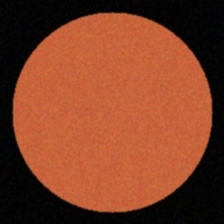
#> input picture dataset/0/sample_0_0.jpg, 224 x 224 px
$ python -i preprocess.py   (imports and definitions only)
#> lines starting #> are read from the running program, lines starting #| are printed output that depends on the picture
#> further down, picture is the input picture: shape (224, 224, 3); mean B, G, R 38.7, 63.9, 126.5
import cv2
import numpy as np

def preprocess_image(img):
    # Resize to standard size
    img = cv2.resize(img, (224, 224))

    # Convert to grayscale
    gray = cv2.cvtColor(img, cv2.COLOR_BGR2GRAY)
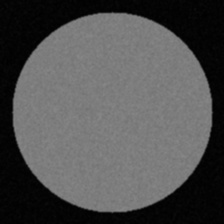
#> gray: shape (224, 224); min 0, max 135, mean 79.7

    # Apply CLAHE (Contrast Limited Adaptive Histogram Equalization)
    clahe = cv2.createCLAHE(clipLimit=2.0)
    enhanced = clahe.apply(gray)
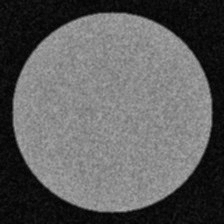
#> enhanced: shape (224, 224); min 1, max 169, mean 93.1

    # Merge back to 3 channels since MobileNetV2 expects 3 channels
    img = cv2.merge((enhanced, enhanced, enhanced))

    # Normalize pixel values
    img = img / 255.0

    return img

>>> import cv2
>>> picture = cv2.imread('../dataset/0/sample_0_0.jpg')
>>> result = preprocess_image(picture)

$ run again, on dataset/0/sample_0_10.jpg
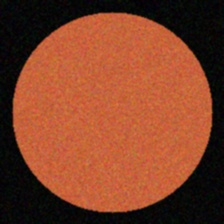
#> input picture dataset/0/sample_0_10.jpg, 224 x 224 px
#> picture is the input picture: shape (224, 224, 3); mean B, G, R 39.9, 65.1, 127.7
#> in preprocess_image, `enhanced = clahe.apply(gray)`:
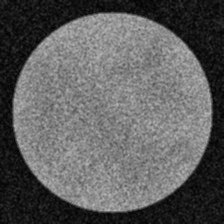
#> enhanced: shape (224, 224); min 1, max 180, mean 93.6

$ run again, on dataset/0/sample_0_11.jpg
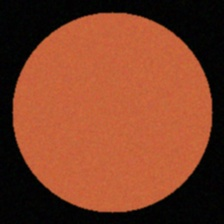
#> input picture dataset/0/sample_0_11.jpg, 224 x 224 px
#> picture is the input picture: shape (224, 224, 3); mean B, G, R 38.5, 63.6, 126.2
#> in preprocess_image, `enhanced = clahe.apply(gray)`:
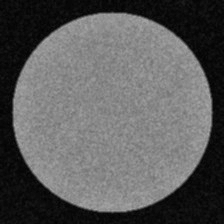
#> enhanced: shape (224, 224); min 1, max 168, mean 91.6
